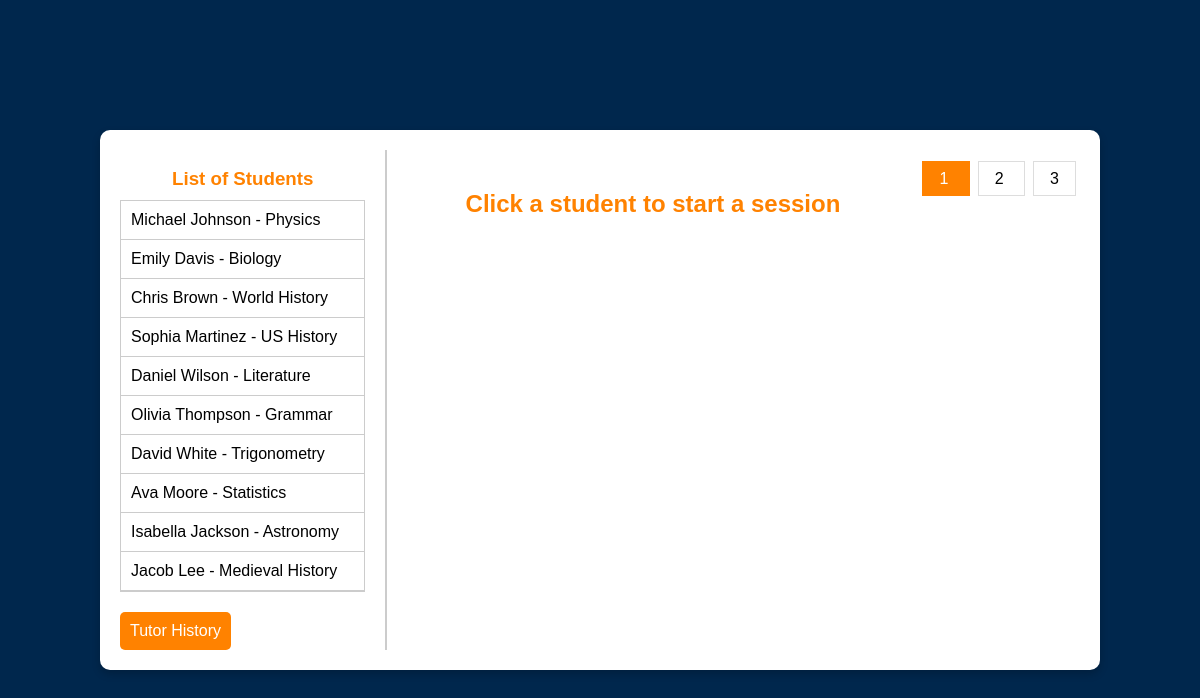
The app's page /tutor_dashboard.php with its own data.
### tables this page shows
CREATE TABLE `students` (
  `id` int(11) NOT NULL,
  `full_name` varchar(255) NOT NULL,
  `student_id` varchar(50) NOT NULL,
  `email` varchar(255) NOT NULL,
  `class` varchar(100) NOT NULL,
  `session_type` varchar(20) NOT NULL,
  `subject` varchar(255) NOT NULL,
  `submission_time` timestamp NOT NULL DEFAULT current_timestamp(),
  `assigned_tutor` int(11) DEFAULT NULL
);

### tutor_dashboard.php (the view, shortened to what this page needs)
<?php
require 'db_connect.php';
$resultsPerPage = 10;
if (isset($_GET['page']) && is_numeric($_GET['page'])) {
    $currentPage = (int) $_GET['page'];
} else {
    $currentPage = 1;
}
$startingLimit = ($currentPage - 1) * $resultsPerPage;
$totalQuery = "SELECT COUNT(*) FROM students";
$totalStmt = $conn->prepare($totalQuery);
$totalStmt->execute();
$totalStudents = $totalStmt->fetchColumn();
$totalPages = ceil($totalStudents / $resultsPerPage);
$query = "SELECT * FROM students ORDER BY submission_time ASC LIMIT :startingLimit, :resultsPerPage";
$stmt = $conn->prepare($query);
$stmt->bindParam(':startingLimit', $startingLimit, PDO::PARAM_INT);
$stmt->bindParam(':resultsPerPage', $resultsPerPage, PDO::PARAM_INT);
$stmt->execute();
$students = $stmt->fetchAll(PDO::FETCH_ASSOC);
?>
<!DOCTYPE html>
<html lang="en">
<head>
</head>
<body>
    <div class="dashboard">
        <div class="student-list">
            <h3>List of Students</h3>
            <ul id="studentList">
                <?php foreach ($students as $student): ?>
                <li data-student-name="<?php echo htmlspecialchars($student['full_name']); ?>" data-student-id="<?php echo $student['id']; ?>" data-subject="<?php echo htmlspecialchars($student['subject']); ?>">
                    <?php echo htmlspecialchars($student['full_name']) . ' - ' . htmlspecialchars($student['subject']); ?>
                </li>
                <?php endforeach; ?>
            </ul>
            <a href="tutor_history.php" target="_blank" class="tutor-history-btn">Tutor History</a>
        </div>
        <div class="session-details">
            <h2 id="sessionPrompt">Click a student to start a session</h2>
        </div>
        <div class="pagination">
            <?php for ($page = 1; $page <= $totalPages; $page++): ?>
                <a href="tutor_dashboard.php?page=<?php echo $page; ?>" class="<?php if ($page == $currentPage) echo 'active'; ?>">
                    <?php echo $page; ?>
                </a>
            <?php endfor; ?>
        </div>
    </div>
</body>
</html>

### tutor_dashboard.php (style rules this page uses)
body { font-family: Arial, sans-serif; background-color: #00274d; color: white; margin: 0; padding: 0; display: flex; justify-content: center; align-items: center; height: 100vh; }
.dashboard { display: flex; width: 80%; max-width: 1200px; background-color: white; color: black; padding: 20px; border-radius: 10px; box-shadow: 0 4px 8px rgba(0, 0, 0, 0.2); }
.student-list { flex: 1; margin-right: 20px; }
.student-list h3 { color: #ff8200; text-align: center; margin-bottom: 10px; }
.student-list ul { list-style: none; padding: 0; margin: 0; border: 1px solid #ccc; }
.student-list li { padding: 10px; border-bottom: 1px solid #ccc; cursor: pointer; }
.session-details { flex: 2; text-align: center; padding: 20px; border-left: 2px solid #ccc; }
.session-details h2 { color: #ff8200; margin-bottom: 20px; }
.pagination { text-align: center; margin-top: 20px; }
.pagination a { color: black; padding: 8px 16px; text-decoration: none; border: 1px solid #ddd; margin: 0 4px; }
.pagination a.active { background-color: #ff8200; color: white; border: 1px solid #ff8200; }
.tutor-history-btn { background-color: #ff8200; color: white; padding: 10px; text-align: center; text-decoration: none; border-radius: 5px; margin-top: 20px; display: inline-block; cursor: pointer; }

### records on screen
students: full_name "Michael Johnson", subject "Physics"
students: full_name "Emily Davis", subject "Biology"
students: full_name "Chris Brown", subject "World History"
students: full_name "Sophia Martinez", subject "US History"
students: full_name "Daniel Wilson", subject "Literature"
students: full_name "Olivia Thompson", subject "Grammar"
students: full_name "David White", subject "Trigonometry"
students: full_name "Ava Moore", subject "Statistics"
students: full_name "Isabella Jackson", subject "Astronomy"
students: full_name "Jacob Lee", subject "Medieval History"
